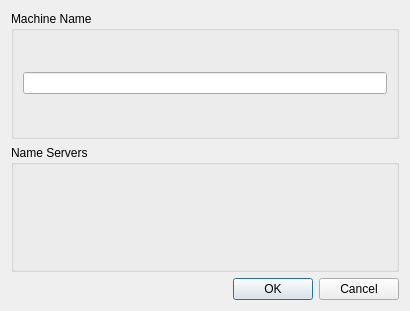
<?xml version="1.0" encoding="UTF-8"?>
<ui version="4.0">
 <class>nameServer</class>
 <widget class="QDialog" name="nameServer">
  <property name="geometry">
   <rect>
    <x>0</x>
    <y>0</y>
    <width>410</width>
    <height>311</height>
   </rect>
  </property>
  <property name="windowTitle">
   <string>Nameserver Settings</string>
  </property>
  <layout class="QGridLayout" name="gridLayout_2">
   <item row="0" column="0">
    <widget class="QGroupBox" name="groupBox">
     <property name="title">
      <string>Machine Name</string>
     </property>
     <property name="flat">
      <bool>true</bool>
     </property>
     <layout class="QGridLayout" name="gridLayout">
      <item row="0" column="0">
       <widget class="KLineEdit" name="lineMachineName"/>
      </item>
     </layout>
    </widget>
   </item>
   <item row="1" column="0">
    <widget class="KEditListBox" name="listBox">
     <property name="title">
      <string>Name Servers</string>
     </property>
     <property name="flat">
      <bool>true</bool>
     </property>
    </widget>
   </item>
   <item row="2" column="0">
    <widget class="QDialogButtonBox" name="buttonBox">
     <property name="orientation">
      <enum>Qt::Horizontal</enum>
     </property>
     <property name="standardButtons">
      <set>QDialogButtonBox::Cancel|QDialogButtonBox::Ok</set>
     </property>
    </widget>
   </item>
  </layout>
 </widget>
 <customwidgets>
  <customwidget>
   <class>KEditListBox</class>
   <extends>QGroupBox</extends>
   <header>keditlistbox.h</header>
  </customwidget>
  <customwidget>
   <class>KLineEdit</class>
   <extends>QLineEdit</extends>
   <header>klineedit.h</header>
  </customwidget>
 </customwidgets>
 <resources/>
 <connections>
  <connection>
   <sender>buttonBox</sender>
   <signal>accepted()</signal>
   <receiver>nameServer</receiver>
   <slot>accept()</slot>
   <hints>
    <hint type="sourcelabel">
     <x>248</x>
     <y>254</y>
    </hint>
    <hint type="destinationlabel">
     <x>157</x>
     <y>274</y>
    </hint>
   </hints>
  </connection>
  <connection>
   <sender>buttonBox</sender>
   <signal>rejected()</signal>
   <receiver>nameServer</receiver>
   <slot>reject()</slot>
   <hints>
    <hint type="sourcelabel">
     <x>316</x>
     <y>260</y>
    </hint>
    <hint type="destinationlabel">
     <x>286</x>
     <y>274</y>
    </hint>
   </hints>
  </connection>
 </connections>
</ui>
